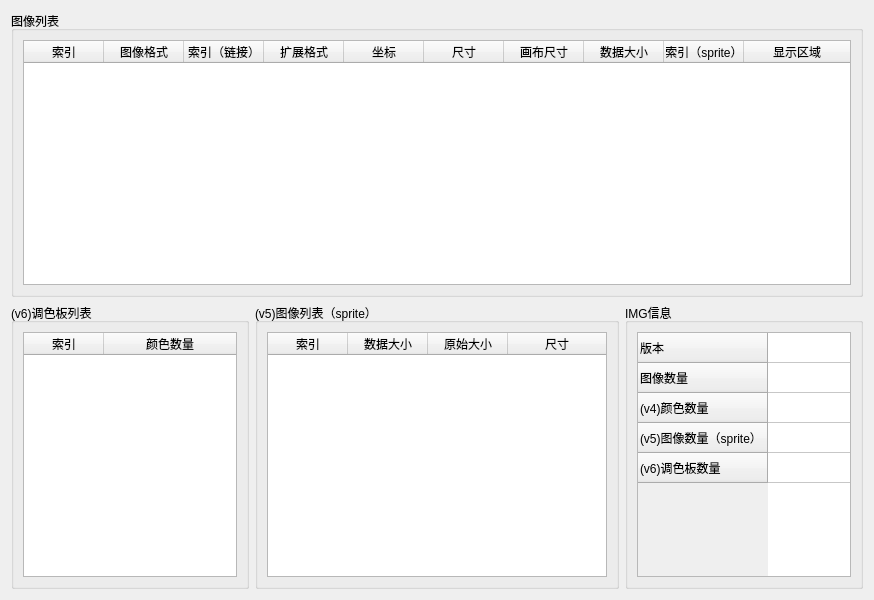
<?xml version="1.0" encoding="UTF-8"?>
<ui version="4.0">
 <class>IMGWidget</class>
 <widget class="QWidget" name="IMGWidget">
  <property name="geometry">
   <rect>
    <x>0</x>
    <y>0</y>
    <width>874</width>
    <height>600</height>
   </rect>
  </property>
  <property name="windowTitle">
   <string>IMG_Widget</string>
  </property>
  <layout class="QGridLayout" name="gridLayout">
   <item row="1" column="0">
    <widget class="QGroupBox" name="groupBox_3">
     <property name="sizePolicy">
      <sizepolicy hsizetype="Preferred" vsizetype="Preferred">
       <horstretch>0</horstretch>
       <verstretch>0</verstretch>
      </sizepolicy>
     </property>
     <property name="title">
      <string>(v6)调色板列表</string>
     </property>
     <layout class="QGridLayout" name="gridLayout_3">
      <item row="0" column="0">
       <widget class="QTableWidget" name="tw_color_boards">
        <property name="sizePolicy">
         <sizepolicy hsizetype="Minimum" vsizetype="Expanding">
          <horstretch>0</horstretch>
          <verstretch>0</verstretch>
         </sizepolicy>
        </property>
        <property name="minimumSize">
         <size>
          <width>100</width>
          <height>0</height>
         </size>
        </property>
        <property name="selectionMode">
         <enum>QAbstractItemView::SingleSelection</enum>
        </property>
        <property name="selectionBehavior">
         <enum>QAbstractItemView::SelectRows</enum>
        </property>
        <attribute name="horizontalHeaderDefaultSectionSize">
         <number>80</number>
        </attribute>
        <attribute name="horizontalHeaderStretchLastSection">
         <bool>true</bool>
        </attribute>
        <attribute name="verticalHeaderVisible">
         <bool>false</bool>
        </attribute>
        <column>
         <property name="text">
          <string>索引</string>
         </property>
        </column>
        <column>
         <property name="text">
          <string>颜色数量</string>
         </property>
        </column>
       </widget>
      </item>
     </layout>
    </widget>
   </item>
   <item row="1" column="1">
    <widget class="QGroupBox" name="groupBox_2">
     <property name="title">
      <string>(v5)图像列表（sprite）</string>
     </property>
     <layout class="QGridLayout" name="gridLayout_7">
      <item row="0" column="0">
       <widget class="QTableWidget" name="tw_sprites">
        <property name="minimumSize">
         <size>
          <width>340</width>
          <height>0</height>
         </size>
        </property>
        <property name="selectionMode">
         <enum>QAbstractItemView::SingleSelection</enum>
        </property>
        <property name="selectionBehavior">
         <enum>QAbstractItemView::SelectRows</enum>
        </property>
        <attribute name="horizontalHeaderDefaultSectionSize">
         <number>80</number>
        </attribute>
        <attribute name="horizontalHeaderStretchLastSection">
         <bool>true</bool>
        </attribute>
        <attribute name="verticalHeaderVisible">
         <bool>false</bool>
        </attribute>
        <attribute name="verticalHeaderDefaultSectionSize">
         <number>24</number>
        </attribute>
        <column>
         <property name="text">
          <string>索引</string>
         </property>
        </column>
        <column>
         <property name="text">
          <string>数据大小</string>
         </property>
        </column>
        <column>
         <property name="text">
          <string>原始大小</string>
         </property>
        </column>
        <column>
         <property name="text">
          <string>尺寸</string>
         </property>
        </column>
       </widget>
      </item>
     </layout>
    </widget>
   </item>
   <item row="1" column="2">
    <widget class="QGroupBox" name="groupBox_4">
     <property name="title">
      <string>IMG信息</string>
     </property>
     <layout class="QGridLayout" name="gridLayout_2">
      <item row="0" column="0">
       <widget class="QTableWidget" name="tw_info">
        <attribute name="horizontalHeaderVisible">
         <bool>false</bool>
        </attribute>
        <attribute name="horizontalHeaderStretchLastSection">
         <bool>true</bool>
        </attribute>
        <attribute name="verticalHeaderVisible">
         <bool>true</bool>
        </attribute>
        <row>
         <property name="text">
          <string>版本</string>
         </property>
        </row>
        <row>
         <property name="text">
          <string>图像数量</string>
         </property>
        </row>
        <row>
         <property name="text">
          <string>(v4)颜色数量</string>
         </property>
        </row>
        <row>
         <property name="text">
          <string>(v5)图像数量（sprite）</string>
         </property>
        </row>
        <row>
         <property name="text">
          <string>(v6)调色板数量</string>
         </property>
        </row>
        <column>
         <property name="text">
          <string>值</string>
         </property>
        </column>
       </widget>
      </item>
     </layout>
    </widget>
   </item>
   <item row="0" column="0" colspan="3">
    <widget class="QGroupBox" name="groupBox">
     <property name="title">
      <string>图像列表</string>
     </property>
     <layout class="QGridLayout" name="gridLayout_6">
      <item row="0" column="0">
       <widget class="QTableWidget" name="tw_images">
        <property name="minimumSize">
         <size>
          <width>820</width>
          <height>100</height>
         </size>
        </property>
        <property name="selectionMode">
         <enum>QAbstractItemView::SingleSelection</enum>
        </property>
        <property name="selectionBehavior">
         <enum>QAbstractItemView::SelectRows</enum>
        </property>
        <attribute name="horizontalHeaderDefaultSectionSize">
         <number>80</number>
        </attribute>
        <attribute name="horizontalHeaderStretchLastSection">
         <bool>true</bool>
        </attribute>
        <attribute name="verticalHeaderVisible">
         <bool>false</bool>
        </attribute>
        <attribute name="verticalHeaderDefaultSectionSize">
         <number>24</number>
        </attribute>
        <column>
         <property name="text">
          <string>索引</string>
         </property>
        </column>
        <column>
         <property name="text">
          <string>图像格式</string>
         </property>
        </column>
        <column>
         <property name="text">
          <string>索引（链接）</string>
         </property>
        </column>
        <column>
         <property name="text">
          <string>扩展格式</string>
         </property>
        </column>
        <column>
         <property name="text">
          <string>坐标</string>
         </property>
        </column>
        <column>
         <property name="text">
          <string>尺寸</string>
         </property>
        </column>
        <column>
         <property name="text">
          <string>画布尺寸</string>
         </property>
        </column>
        <column>
         <property name="text">
          <string>数据大小</string>
         </property>
        </column>
        <column>
         <property name="text">
          <string>索引（sprite）</string>
         </property>
        </column>
        <column>
         <property name="text">
          <string>显示区域</string>
         </property>
        </column>
       </widget>
      </item>
     </layout>
    </widget>
   </item>
  </layout>
 </widget>
 <resources/>
 <connections/>
</ui>
